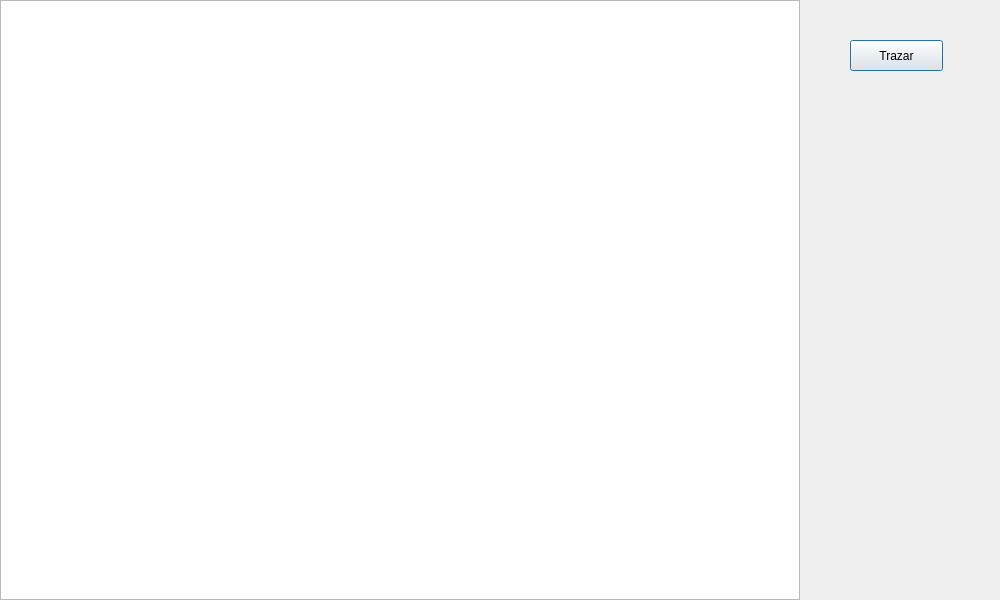
<?xml version="1.0" encoding="UTF-8"?>
<ui version="4.0">
 <class>Grafico</class>
 <widget class="QDialog" name="Grafico">
  <property name="geometry">
   <rect>
    <x>0</x>
    <y>0</y>
    <width>1000</width>
    <height>600</height>
   </rect>
  </property>
  <property name="windowTitle">
   <string>Dialog</string>
  </property>
  <widget class="QGraphicsView" name="graphicsView">
   <property name="geometry">
    <rect>
     <x>0</x>
     <y>0</y>
     <width>800</width>
     <height>600</height>
    </rect>
   </property>
  </widget>
  <widget class="QPushButton" name="track">
   <property name="geometry">
    <rect>
     <x>850</x>
     <y>40</y>
     <width>93</width>
     <height>31</height>
    </rect>
   </property>
   <property name="text">
    <string>Trazar</string>
   </property>
  </widget>
 </widget>
 <resources/>
 <connections/>
</ui>
